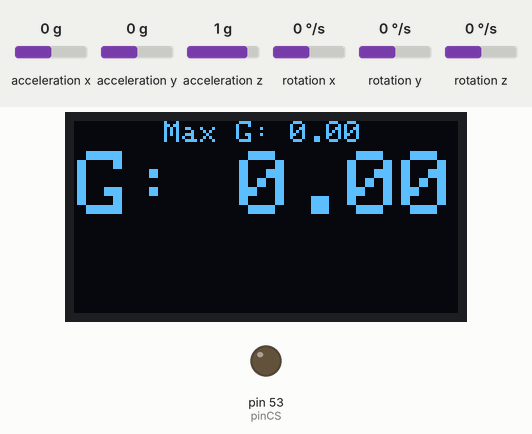
This sketch was run on a simulated Arduino Mega 2560, built with avr-gcc and run on an emulated ATmega2560. Shown: 128×64 one-colour display, output pins drawn as LEDs (lit = HIGH). The test bench sets the inputs (shaded band); at power-on: acceleration x 0 g, acceleration y 0 g, acceleration z 1 g, rotation x 0 °/s, rotation y 0 °/s, rotation z 0 °/s. Storage starts empty; what the sketch prints to the serial monitor is not drawn.

Above: at 1.2 s.
1.3 s: acceleration x set to -1.4 g
At 2.5 s:
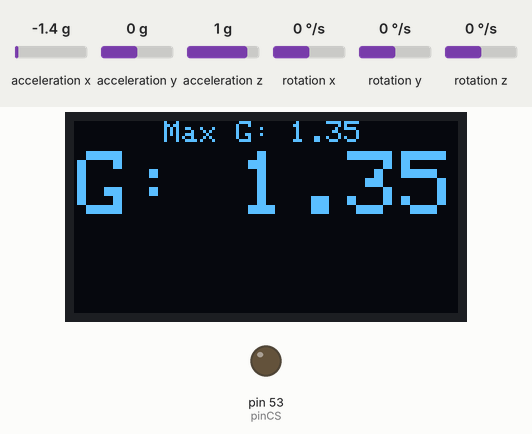
2.8 s: acceleration y set to -1.4 g
At 3.2 s:
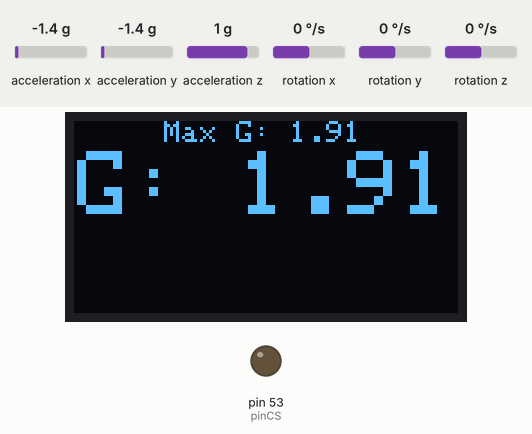
4.4 s: acceleration x set to -0.8 g
At 4.9 s:
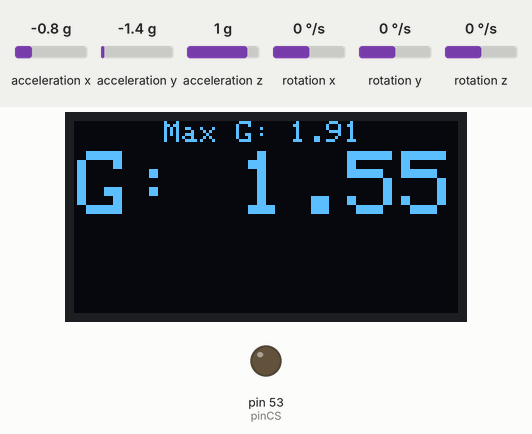
5.9 s: acceleration y set to -0.8 g
At 6.7 s:
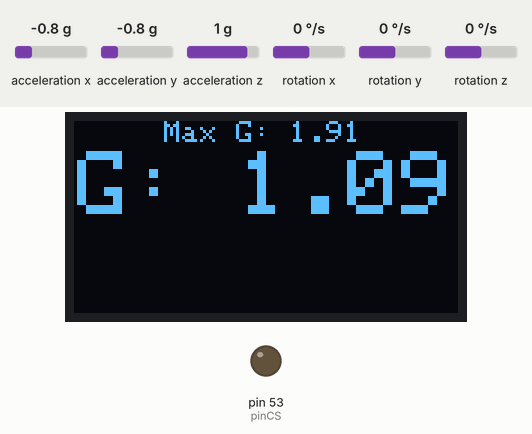
Timing chart, 0 to 8.5 s (numbered marks = the images above; inputs shaded):
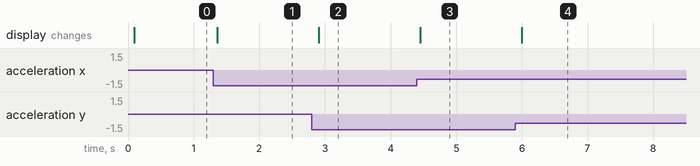

The sketch:

GForceLEDSD.ino
```cpp
// (licence header left out)
//Init Librarys

#include "I2Cdev.h" //I2C library
#include <MPU6050.h> //Gyro Library
#include <SPI.h> //OLED Library
#include <SD.h> //SD Library
#include <Adafruit_GFX.h> //OLED Library
#include <Adafruit_SSD1306.h> //OLED Library


//OLED Start

#define OLED_RESET 4
Adafruit_SSD1306 display(OLED_RESET);
#define NUMFLAKES 10
#define XPOS 0
#define YPOS 1
#define DELTAY 2
#define LOGO16_GLCD_HEIGHT 16
#define LOGO16_GLCD_WIDTH  16


static const unsigned char PROGMEM logo16_glcd_bmp[] =
{
    B00000000, B11000000,
    B00000001, B11000000,
    B00000001, B11000000,
    B00000011, B11100000,
    B11110011, B11100000,
    B11111110, B11111000,
    B01111110, B11111111,
    B00110011, B10011111,
    B00011111, B11111100,
    B00001101, B01110000,
    B00011011, B10100000,
    B00111111, B11100000,
    B00111111, B11110000,
    B01111100, B11110000,
    B01110000, B01110000,
    B00000000, B00110000
}
;
#if (SSD1306_LCDHEIGHT != 64)

#endif

//OLED END


//SD Start. Simply comment out all SD lines if you do not have an SD reader. Otherwise, the program will not work without SD reader.

double pinCS = 53; // SD bus
File telFile; //SD save file


//Declare Variables, declaring g force values to use in calculations

float maxGL; //Max G Force //Variable used below.
float maxGZ; //Max G Force //Variable used for max y GForce.

float lateralForce; //Used for X and Y axis G Force
float zGForce; //Used for Z Axis G Force


MPU6050 mpu; //Gyro

//MPU6050 accelgyro(0x68); //Used to define I2C Gyro address if needed. This is not a common requirement.


//Gyro Calibration

void setup() {

  // Init Setup

  Serial.begin(115200);
  display.begin(SSD1306_SWITCHCAPVCC, 0x3C); //Init display and call i2c port
  pinMode(pinCS, OUTPUT); //SD Pin setup pin 53

  if (SD.begin()) //Statement reports if card was found. This will prevent the program from running is no SD reader/SD card was detected.
  {
    Serial.println("SD card initialized"); //Found

  } else
  {
    Serial.println("SD card initialization failed"); //Not found
    return;
  }


  // Initialize MPU6050 (Gyro)
  // The following code is the work of Korneliusz Jarzebski, www.jarzebski.pl, released under GNU license.

  Serial.println("Initialize MPU6050");
  while(!mpu.begin(MPU6050_SCALE_2000DPS, MPU6050_RANGE_2G))
  {
    Serial.println("Could not find a valid MPU6050 sensor, check wiring!");
    delay(500);
  }

  //End K. Jarzebski reference code.


  //Auto Calibration

  mpu.calibrateGyro(); // Auto Calibrates sensor.


  //Manual Calibration remove comment to calibrate.

  //mpu.setGyroOffsetX(-10);
  //mpu.setGyroOffsetY(11);
  //mpu.setGyroOffsetZ(-3);
  //mpu.setAccelOffsetX(-623);
  //mpu.setAccelOffsetY(1055);
  //mpu.setAccelOffsetZ(1335);


  //Sensitivity of Gyro, default value is 3.

  mpu.setThreshold(3);

  checkSettings(); //Run below function to verify gyro.

}


//The following code is the work of Korneliusz Jarzebski, www.jarzebski.pl, released under free-use GNU license.

void checkSettings()
{
  Serial.println();
  Serial.print(" * Sleep Mode:            ");
  Serial.println(mpu.getSleepEnabled() ? "Enabled" : "Disabled");
  Serial.print(" * Clock Source:          ");
  switch(mpu.getClockSource())
  {
    case MPU6050_CLOCK_KEEP_RESET:     Serial.println("Stops the clock and keeps the timing generator in reset"); break;
    case MPU6050_CLOCK_EXTERNAL_19MHZ: Serial.println("PLL with external 19.2MHz reference"); break;
    case MPU6050_CLOCK_EXTERNAL_32KHZ: Serial.println("PLL with external 32.768kHz reference"); break;
    case MPU6050_CLOCK_PLL_ZGYRO:      Serial.println("PLL with Z axis gyroscope reference"); break;
    case MPU6050_CLOCK_PLL_YGYRO:      Serial.println("PLL with Y axis gyroscope reference"); break;
    case MPU6050_CLOCK_PLL_XGYRO:      Serial.println("PLL with X axis gyroscope reference"); break;
    case MPU6050_CLOCK_INTERNAL_8MHZ:  Serial.println("Internal 8MHz oscillator"); break;
  }

  Serial.print(" * Accelerometer:         ");
  switch(mpu.getRange())
  {
    case MPU6050_RANGE_16G:            Serial.println("+/- 16 g"); break;
    case MPU6050_RANGE_8G:             Serial.println("+/- 8 g"); break;
    case MPU6050_RANGE_4G:             Serial.println("+/- 4 g"); break;
    case MPU6050_RANGE_2G:             Serial.println("+/- 2 g"); break;
  }

  Serial.print(" * Accelerometer offsets: ");
  Serial.print(mpu.getAccelOffsetX());
  Serial.print(" / ");
  Serial.print(mpu.getAccelOffsetY());
  Serial.print(" / ");
  Serial.println(mpu.getAccelOffsetZ());
  Serial.println();
}

//End K. Jarzebski reference code.


void loop() {

  //Sensor probe

  Vector rawAccel = mpu.readRawAccel();
  Vector normAccel = mpu.readNormalizeAccel();


  //Calculating G Force

  lateralForce = (sqrt(rawAccel.XAxis * rawAccel.XAxis + rawAccel.YAxis * rawAccel.YAxis)/17000);
  zGForce = abs(rawAccel.ZAxis / 17000);


  //Max G Force logic

  if (maxGL <= lateralForce) maxGL = lateralForce;
  if (maxGZ <= zGForce) maxGZ = zGForce;


  //OLED Print out data

  display.clearDisplay();
  display.setTextSize(1);
  display.setTextColor(WHITE);
  display.setCursor(30,0);
  display.print("Max G: ");
  display.println(maxGL);
  display.setTextColor(BLACK, WHITE);
  display.setTextSize(3);
  display.setTextColor(WHITE);
  display.setCursor(1,10);
  display.print("G: ");
  display.println(lateralForce);
  display.display();


  // Serial print out of data

  Serial.print("Lateral G Force    :");Serial.println(lateralForce); //This prints to the serial your Lateral G Force
  Serial.print("Y-Axis G Force:");Serial.println(zGForce); //This prints to the serial your Z Axis G Force


  // SD Card data logging, logs if G Force is greater than 0.25 on any axis.

  if (lateralForce > 0.25 || zGForce > 0.25) //If you do not have an SD card reader comment out or remove these lines.
{
    telFile = SD.open("teletes.txt", FILE_WRITE); //This opens/creates a file to send data to
    telFile.print("Gf: ");telFile.print(lateralForce);telFile.print(", ");telFile.print("MGf: ");telFile.println(maxGL); //Prints this text or variable to SD.
    telFile.print("Z: ");telFile.print(zGForce);telFile.print(", ");telFile.print("ZM: ");telFile.print(maxGZ);telFile.println(", "); //Prints this text or variable to SD.
    telFile.close(); //Closes after save, if this isn't done data may not be saved
}


  delay(50);

}
```

Measured:
- after the input at 1.3 s, the display: changes after 0.06 s (image 1)
- after the input at 2.8 s, the display: changes after 0.10 s (image 2)
- after the input at 4.4 s, the display: changes after 0.05 s (image 3)
- after the input at 5.9 s, the display: changes after 0.10 s (image 4)
